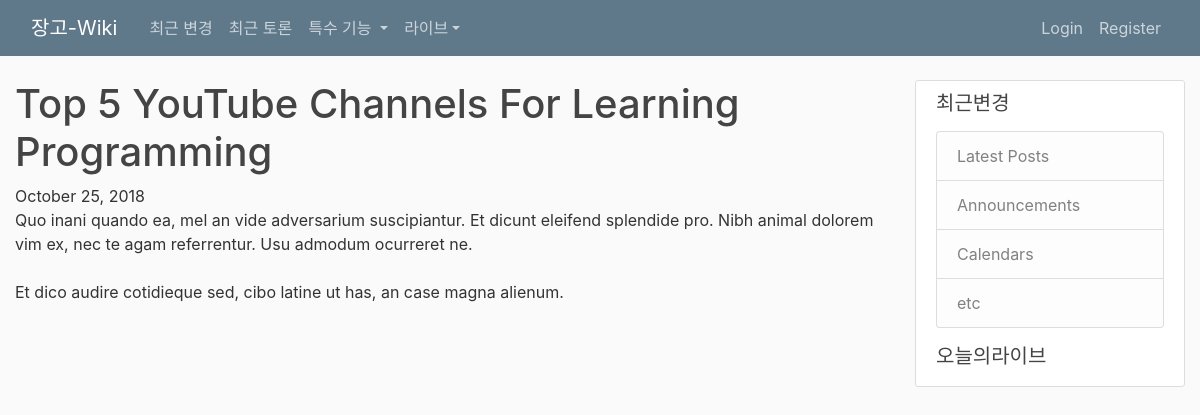
Page /blog/post/28/ on the committed database.
### blog/models.py (models this page shows, shortened)
class Post(models.Model):
    title = models.CharField(max_length = 100)
    content = models.TextField()
    date_posted = models.DateTimeField(default=timezone.now)
    author = models.ForeignKey(User, on_delete=models.CASCADE)

### blog/views.py (the view)
# urls.py: path('post/<int:pk>/', PostDetailView.as_view(), name='post-detail'),
class PostDetailView(DetailView):
    model = Post

### blog/templates/blog/post_detail.html
{% extends "blog/base.html" %}
{% block content %}
    <article class="media">
        <div class="media-body">
            <h1 class="article-title">{{ object.title }}</h1>
            {{ object.date_posted|date:"F d, Y" }}
            <p class="article-content">{{ object.content }}</p>
        </div>
    </article>
{% endblock content %}

### blog/static/blog/main.css (style rules this page uses)
body { background: #fafafa; color: #333333; margin-top: 5rem; }
h1, h2, h3, h4, h5, h6 { color: #444444; }
.article-title { color: #444444; }
.article-content { white-space: pre-line; }

### rows in the picture
Post: title "Top 5 YouTube Channels For Learning Programming", date_posted "October 25, 2018", content "Quo inani quando ea, mel an vide adversarium suscipiantur. Et dicunt eleifend splendide pro. Nibh animal dolorem vim ex, nec te agam referrentur. Usu admodum ocurreret ne. Et dico audire cotidieque sed, cibo latine ut has, an case magna alienum."
